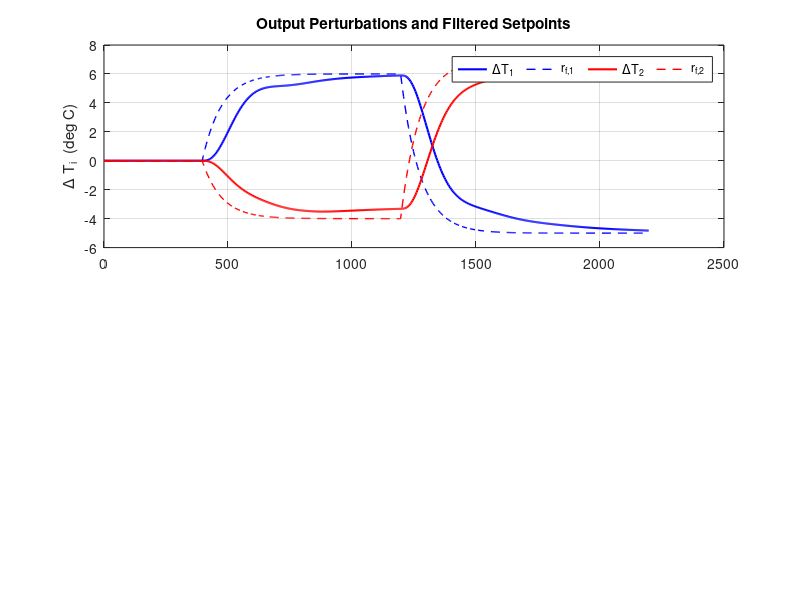

Here is the MATLAB script that generated this plot: (Note: this script raises an error after producing the figure.)
clear all
close all

global TCL

%% ── 0.  Load model and PI parameters ────────────────────────────────────
load TCL_MechModel_Parameters.mat

if ~isfield(TCL, 'PI')
    error('Run TCL_PI_Controller_Design.m first to populate TCL.PI.');
end

Ys = TCL.Ys;       % steady-state output (deg C), column vector
Us = TCL.Us;       % steady-state input  (%),     column vector
Ts = TCL.Samp_T;   % 4 s

fprintf('\n=== TCL Operating Point ===\n');
fprintf('  T1_ss = %.2f deg C      T2_ss = %.2f deg C\n', Ys(1), Ys(2));
fprintf('  H1_ss = %.2f %%          H2_ss = %.2f %%\n\n',  Us(1), Us(2));

[n_op, n_st] = size(TCL.C_mat);
[n_st, n_ip] = size(TCL.gama);

%% ── 1.  Experiment timing ────────────────────────────────────────────────
N        = 550;      % total samples  → 550 × 4 = 2200 s ≈ 36.7 min

k_warmup = 30;       % k = 1…30   heaters OFF (120 s)
k_settle = 100;      % k = 31…100 PI active, rk = 0 (280 s settle)
k_step1  = 101;      % k = 101…300 STEP 1 applied (800 s)
k_step2  = 301;      % k = 301…550 STEP 2 applied (1000 s)

fprintf('=== Experiment Timing ===\n');
fprintf('  Ts          = %g s\n',   Ts);
fprintf('  N           = %d samples\n', N);
fprintf('  Total time  = %.1f min\n', N*Ts/60);
fprintf('  Warm-up     : k = 1  … %d  (%d s)\n', k_warmup, k_warmup*Ts);
fprintf('  Settle at Ys: k = %d … %d  (%d s)\n', k_warmup+1, k_settle, (k_settle-k_warmup)*Ts);
fprintf('  Step 1      : k = %d … %d  (%d s)\n', k_step1,  k_step2-1, (k_step2-k_step1)*Ts);
fprintf('  Step 2      : k = %d … %d  (%d s)\n\n', k_step2, N, (N-k_step2+1)*Ts);

%% ── 2.  Chosen setpoint perturbations ───────────────────────────────────
%  STEP 1: T1 UP, T2 DOWN
delta_r_step1 = [ +6 ; -4 ];   % deg C perturbation from Ys

%  STEP 2: T1 DOWN (below Ys), T2 UP (above Ys)
delta_r_step2 = [ -5 ; +7 ];   % deg C perturbation from Ys

fprintf('=== Proposed Setpoint Changes ===\n');
fprintf('  Step 1: T1 -> %.1f deg C  (Ys1 %+.1f)    T2 -> %.1f deg C  (Ys2 %+.1f)\n', ...
    Ys(1)+delta_r_step1(1), delta_r_step1(1), ...
    Ys(2)+delta_r_step1(2), delta_r_step1(2));
fprintf('  Step 2: T1 -> %.1f deg C  (Ys1 %+.1f)    T2 -> %.1f deg C  (Ys2 %+.1f)\n\n', ...
    Ys(1)+delta_r_step2(1), delta_r_step2(1), ...
    Ys(2)+delta_r_step2(2), delta_r_step2(2));

%% ── 3.  PI parameters ────────────────────────────────────────────────────
q0_1 = TCL.PI.q0_1;   q1_1 = TCL.PI.q1_1;
q0_2 = TCL.PI.q0_2;   q1_2 = TCL.PI.q1_2;

u_H = [100; 100] - Us;
u_L = [  0;   0] - Us;

%% ── 4.  Filters (same as experiment script) ──────────────────────────────
beta_r = 0.95;
phy_r  = beta_r * eye(n_op);

alfa_e = 0.95;
phy_e  = alfa_e * eye(n_op);

%% ── 5.  Allocate arrays ──────────────────────────────────────────────────
xk   = zeros(n_st, N);
uk   = zeros(n_ip, N);
yk   = zeros(n_op, N);
rk_f = zeros(n_op, N);
ek   = zeros(n_op, N);
ek_f = zeros(n_op, N);

yk(:,1) = TCL.C_mat * xk(:,1);

%% ── 6.  Noise ────────────────────────────────────────────────────────────
Noise_ON = 0;
vk = mvnrnd(zeros(n_op,1), TCL.R, N)';
vk = Noise_ON * vk;

%% ── 7.  PI state ─────────────────────────────────────────────────────────
e_prev = zeros(n_ip,1);
u_prev = zeros(n_ip,1);

%% ── 8.  USE NONLINEAR PLANT ─────────────────────────────────────────────
%  Plant_Sim = 0  →  ode45 integration of TCL_Dynamics at every step
% 1 for linear
Plant_Sim = 1;

fprintf('Running closed-loop simulation with NONLINEAR plant ...\n');

%% ── 9.  Main simulation loop ─────────────────────────────────────────────
rk = zeros(n_op,1);

for k = 1:N-1

    kT(k) = k - 1;

    % ---- Setpoint schedule ----------------------------------------------
    if k < k_step1
        rk = zeros(n_op,1);          % Phase 1 & 2: stay at Ys
    elseif k < k_step2
        rk = delta_r_step1;           % Phase 3: Step 1
    else
        rk = delta_r_step2;           % Phase 4: Step 2
    end

    % ---- Setpoint filter ------------------------------------------------
    if k == 1
        rk_f(:,k) = (eye(n_op) - phy_r) * rk;
    else
        rk_f(:,k) = phy_r * rk_f(:,k-1) + (eye(n_op) - phy_r) * rk;
    end

    % ---- Raw error and innovation filter --------------------------------
    raw_ek   = rk_f(:,k) - yk(:,k);
    ek(:,k)  = raw_ek;
    if k == 1
        ek_f(:,k) = (eye(n_op) - phy_e) * raw_ek;
    else
        ek_f(:,k) = phy_e * ek_f(:,k-1) + (eye(n_op) - phy_e) * raw_ek;
    end
    e_filt = ek_f(:,k);

    % ---- Warm-up: heaters OFF -------------------------------------------
    if k <= k_warmup
        u1 = 0;   u2 = 0;
        e_prev = zeros(n_ip,1);
        u_prev = zeros(n_ip,1);
    else
        % ---- PI velocity law -------------------------------------------
        du1 = q0_1 * e_filt(1) + q1_1 * e_prev(1);
        du2 = q0_2 * e_filt(2) + q1_2 * e_prev(2);
        u1  = u_prev(1) + du1;
        u2  = u_prev(2) + du2;

        % ---- Anti-windup -----------------------------------------------
        u1 = min(max(u1, u_L(1)), u_H(1));
        u2 = min(max(u2, u_L(2)), u_H(2));

        e_prev = e_filt;
        u_prev = [u1; u2];
    end

    uk(:,k) = [u1; u2];

    % ---- Plant update: nonlinear ODE or linear -------------------------
    if Plant_Sim == 0
        % Nonlinear ODE  (TCL_Dynamics.m must be on path)
        TCL.Uk = TCL.Us + uk(:,k);
        [~, Xt] = ode45('TCL_Dynamics', [0 Ts], TCL.Xs + xk(:,k));
        xk(:,k+1) = Xt(end,:)' - TCL.Xs;
    else
        xk(:,k+1) = TCL.phy * xk(:,k) + TCL.gama * uk(:,k);
    end

    % ---- Output ---------------------------------------------------------
    if Noise_ON
        yk(:,k+1) = TCL.C_mat * xk(:,k+1) + vk(:,k+1);
    else
        yk(:,k+1) = TCL.C_mat * xk(:,k+1);
    end

end

% Pad final sample
uk(:,N)   = uk(:,N-1);
ek(:,N)   = ek(:,N-1);
ek_f(:,N) = ek_f(:,N-1);
rk_f(:,N) = rk_f(:,N-1);
kT(N)     = N-1;

%% ── 10.  Absolute arrays ─────────────────────────────────────────────────
Xk   = TCL.Xs + xk;
Uk   = TCL.Us + uk;
Yk   = yk  + TCL.C_mat * TCL.Xs - 273.17*ones(n_op,N);
Rk_f = rk_f + TCL.C_mat * TCL.Xs - 273.15*ones(n_op,N);

%% ── 11.  Steady-state heater check ──────────────────────────────────────
%  Read the last-20-sample average input during each settled phase
idx_s1_end = k_step2  - 1;
idx_s2_end = N;

Uk_ss_step1 = mean(Uk(:, idx_s1_end-19 : idx_s1_end), 2);
Uk_ss_step2 = mean(Uk(:, idx_s2_end-19 : idx_s2_end), 2);

fprintf('=== Simulated Steady-State Heater Values ===\n');
fprintf('  After Step 1:  H1 = %.1f %%    H2 = %.1f %%\n', Uk_ss_step1(1), Uk_ss_step1(2));
fprintf('  After Step 2:  H1 = %.1f %%    H2 = %.1f %%\n', Uk_ss_step2(1), Uk_ss_step2(2));
fprintf('  Feasibility check  [5%% < U < 80%%]:\n');
for step = 1:2
    if step == 1, Uss = Uk_ss_step1; else, Uss = Uk_ss_step2; end
    for i = 1:2
        if Uss(i) >= 5 && Uss(i) <= 80
            status = 'PASS';
        else
            status = '*** FAIL – adjust setpoint ***';
        end
        fprintf('    Step %d  H%d = %.1f %%  -> %s\n', step, i, Uss(i), status);
    end
end
fprintf('\n');

%% ── 12.  Time axis in seconds ────────────────────────────────────────────
t_sec = kT * Ts;     % seconds

%% ── 13.  Figure 1 – Output profiles (deviation and absolute) ────────────
figure('Name','Servo Sim – Controlled Outputs','NumberTitle','off')
subplot(211)
plot(t_sec, yk(1,:), 'b-', 'LineWidth',1.5), hold on
plot(t_sec, rk_f(1,:), 'b--', 'LineWidth',1)
plot(t_sec, yk(2,:), 'r-', 'LineWidth',1.5)
plot(t_sec, rk_f(2,:), 'r--', 'LineWidth',1)
grid on
ylabel('\Delta T_i  (deg C)')
title('Output Perturbations and Filtered Setpoints')
legend('\DeltaT_1', 'r_{f,1}', '\DeltaT_2', 'r_{f,2}', ...
       'Orientation','horizontal','Location','Best')
% Mark step transitions
xline(k_step1*Ts, 'k:', 'Step 1', 'LabelVerticalAlignment','bottom');
xline(k_step2*Ts, 'k:', 'Step 2', 'LabelVerticalAlignment','bottom');

subplot(212)
plot(t_sec, Yk(1,:), 'b-', 'LineWidth',1.5), hold on
plot(t_sec, Rk_f(1,:), 'b--', 'LineWidth',1)
plot(t_sec, Yk(2,:), 'r-', 'LineWidth',1.5)
plot(t_sec, Rk_f(2,:), 'r--', 'LineWidth',1)
grid on
xlabel('Time (s)')
ylabel('T_i  (deg C)')
title('Absolute Temperature Profiles')
legend('T_1', 'Ref_1', 'T_2', 'Ref_2', ...
       'Orientation','horizontal','Location','Best')
xline(k_step1*Ts, 'k:');
xline(k_step2*Ts, 'k:');

%% ── 14.  Figure 2 – Input profiles (deviation and absolute) ─────────────
figure('Name','Servo Sim – Heater Inputs','NumberTitle','off')
subplot(211)
stairs(t_sec, uk(1,:)', 'b-', 'LineWidth',1.5), hold on
stairs(t_sec, uk(2,:)', 'r-', 'LineWidth',1.5)
yline(u_L(1), 'k--', 'LineWidth',0.8)
yline(u_H(1), 'k--', 'LineWidth',0.8)
grid on
ylabel('u_i(k)  (deviation, %)')
title('Input Perturbations with Feasibility Bounds')
legend('u_1(k)', 'u_2(k)', 'Bounds', ...
       'Orientation','horizontal','Location','Best')
xline(k_step1*Ts, 'k:');
xline(k_step2*Ts, 'k:');

subplot(212)
stairs(t_sec, Uk(1,:)', 'b-', 'LineWidth',1.5), hold on
stairs(t_sec, Uk(2,:)', 'r-', 'LineWidth',1.5)
yline(5,  'k--', 'LineWidth',0.8)   % recommended lower safety margin
yline(80, 'k--', 'LineWidth',0.8)   % recommended upper safety margin
grid on
xlabel('Time (s)')
ylabel('U_i(k)  (%  heater power)')
title('Absolute Heater Inputs  [safety bounds 5–80%]')
legend('H_1(k)', 'H_2(k)', 'Safety bounds', ...
       'Orientation','horizontal','Location','Best')
xline(k_step1*Ts, 'k:');
xline(k_step2*Ts, 'k:');

%% ── 15.  Figure 3 – Filtered error (mismatch diagnostic) ────────────────
figure('Name','Servo Sim – Filtered Error','NumberTitle','off')
stairs(t_sec, ek_f(1,:)', 'b-', 'LineWidth',1.5), hold on
stairs(t_sec, ek_f(2,:)', 'r-', 'LineWidth',1.5), grid on
xlabel('Time (s)')
ylabel('e_{f,i}(k)  (deg C)')
title('Filtered Output Error  e_{f}(k)')
legend('e_{f,1}(k)', 'e_{f,2}(k)', ...
       'Orientation','horizontal','Location','Best')
xline(k_step1*Ts, 'k:');
xline(k_step2*Ts, 'k:');

%% ── 16.  Figure 4 – State profiles ──────────────────────────────────────
figure('Name','Servo Sim – State Profiles','NumberTitle','off')
plot(t_sec, Xk(1,:), 'b-', 'LineWidth',1.5), hold on
plot(t_sec, Xk(2,:), 'r-', 'LineWidth',1.5), grid on
xlabel('Time (s)')
ylabel('T_i  (deg C)')
title('Absolute State (Temperature) Profiles')
legend('T_1(k)', 'T_2(k)', 'Orientation','horizontal','Location','Best')
xline(k_step1*Ts, 'k:');
xline(k_step2*Ts, 'k:');

%% ── 17.  Print experiment summary table ─────────────────────────────────
fprintf('============================================================\n');
fprintf('  SERVO EXPERIMENT SUMMARY\n');
fprintf('============================================================\n');
fprintf('  Sampling period Ts     = %g s\n', Ts);
fprintf('  Total samples  N       = %d\n',   N);
fprintf('  Total duration         = %.1f min\n', N*Ts/60);
fprintf('------------------------------------------------------------\n');
fprintf('  Phase 1  Warm-up  (k = 1  – %d) :  Heaters OFF      (%d s)\n', ...
    k_warmup, k_warmup*Ts);
fprintf('  Phase 2  Settle   (k = %d – %d) :  PI on, rk = 0   (%d s)\n', ...
    k_warmup+1, k_settle, (k_settle-k_warmup)*Ts);
fprintf('  Phase 3  Step 1   (k = %d – %d) :  T1 %+.0f, T2 %+.0f deg C  (%d s)\n', ...
    k_step1, k_step2-1, delta_r_step1(1), delta_r_step1(2), (k_step2-k_step1)*Ts);
fprintf('  Phase 4  Step 2   (k = %d – %d) :  T1 %+.0f, T2 %+.0f deg C  (%d s)\n', ...
    k_step2, N, delta_r_step2(1), delta_r_step2(2), (N-k_step2+1)*Ts);
fprintf('------------------------------------------------------------\n');
fprintf('  Absolute setpoints (deg C):\n');
fprintf('    Step 1:  T1_ref = %.2f   T2_ref = %.2f\n', ...
    Ys(1)+delta_r_step1(1), Ys(2)+delta_r_step1(2));
fprintf('    Step 2:  T1_ref = %.2f   T2_ref = %.2f\n', ...
    Ys(1)+delta_r_step2(1), Ys(2)+delta_r_step2(2));
fprintf('------------------------------------------------------------\n');
fprintf('  Simulated steady-state heater values:\n');
fprintf('    Step 1:  H1 = %.1f %%   H2 = %.1f %%\n', Uk_ss_step1(1), Uk_ss_step1(2));
fprintf('    Step 2:  H1 = %.1f %%   H2 = %.1f %%\n', Uk_ss_step2(1), Uk_ss_step2(2));
fprintf('============================================================\n\n');

%% ── 18.  Save for reference during experiment ───────────────────────────
servo.Ys            = Ys;
servo.Us            = Us;
servo.Ts            = Ts;
servo.N             = N;
servo.k_warmup      = k_warmup;
servo.k_settle      = k_settle;
servo.k_step1       = k_step1;
servo.k_step2       = k_step2;
servo.delta_r_step1 = delta_r_step1;
servo.delta_r_step2 = delta_r_step2;
servo.Uk_ss_step1   = Uk_ss_step1;
servo.Uk_ss_step2   = Uk_ss_step2;

save TCL_PI_Servo_SimResults  servo Yk Uk Rk_f Xk ek_f t_sec
fprintf('Simulation results saved to TCL_PI_Servo_SimResults.mat\n');
